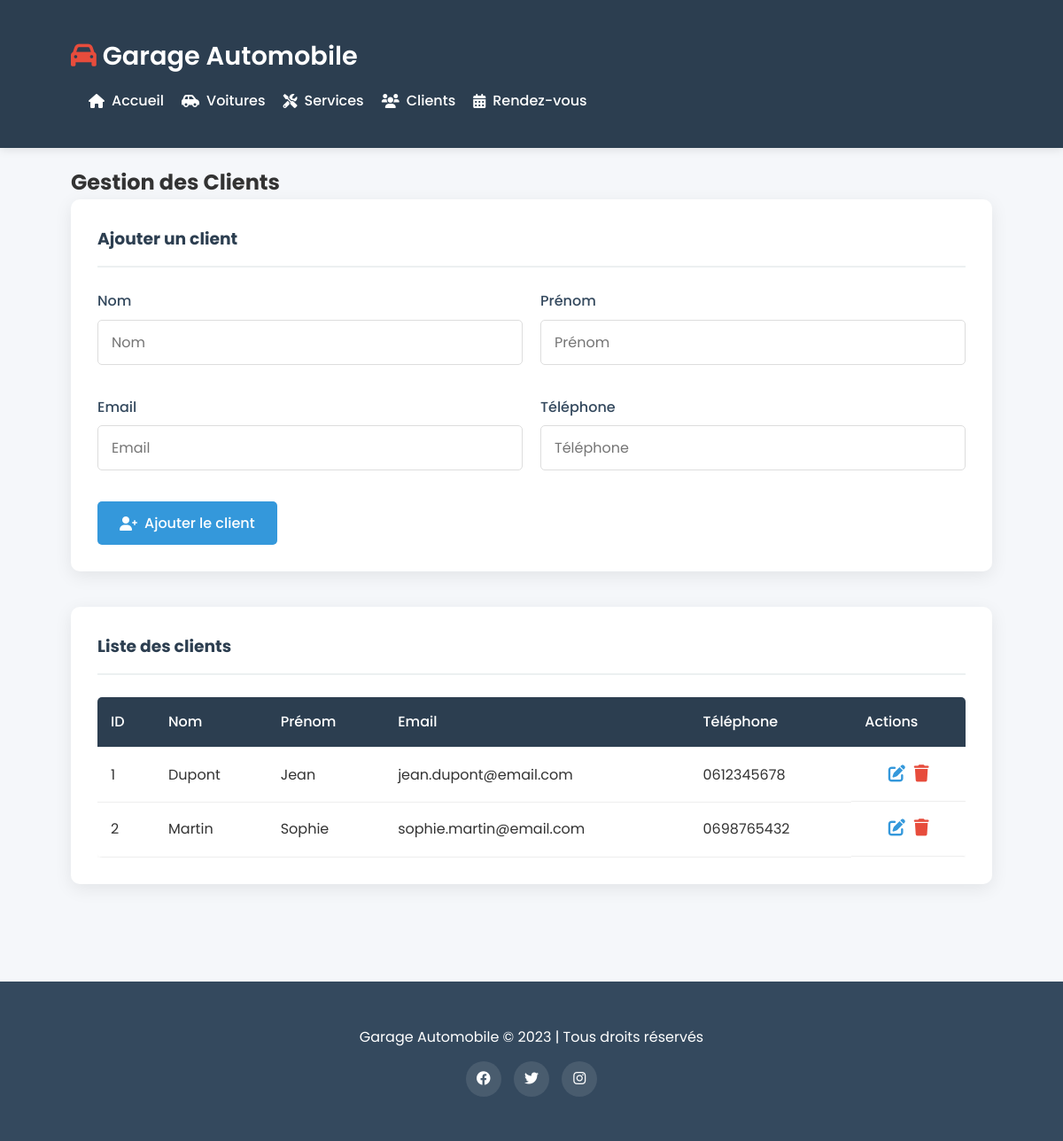
/clients.php, run on the app's committed database.
### tables this page shows
CREATE TABLE clients (
    id INT AUTO_INCREMENT PRIMARY KEY,
    nom VARCHAR(50) NOT NULL,
    prenom VARCHAR(50) NOT NULL,
    email VARCHAR(100) UNIQUE,
    telephone VARCHAR(20) NOT NULL
);

### web/clients.php (the view, shortened to what this page needs)
<?php
include 'includes/db.php';
include 'includes/header.php';
$stmt = $pdo->query("SELECT * FROM clients");
$clients = $stmt->fetchAll();
?>
<section id="clients">
    <h2>Gestion des Clients</h2>
    <div class="form-container">
        <h3>Ajouter un client</h3>
        <form method="POST">
            <div class="form-row">
                <div class="form-group">
                    <label>Nom</label>
                    <input type="text" name="nom" placeholder="Nom" required>
                </div>
                <div class="form-group">
                    <label>Prénom</label>
                    <input type="text" name="prenom" placeholder="Prénom" required>
                </div>
            </div>
            <div class="form-row">
                <div class="form-group">
                    <label>Email</label>
                    <input type="email" name="email" placeholder="Email">
                </div>
                <div class="form-group">
                    <label>Téléphone</label>
                    <input type="text" name="telephone" placeholder="Téléphone" required>
                </div>
            </div>
            <button type="submit" name="ajouter" class="btn">
                <i class="fas fa-user-plus"></i> Ajouter le client
            </button>
        </form>
    </div>
    <div class="table-container">
        <h3>Liste des clients</h3>
        <?php if ($clients): ?>
        <div class="table-responsive">
            <table>
                <thead>
                    <tr>
                        <th>ID</th>
                        <th>Nom</th>
                        <th>Prénom</th>
                        <th>Email</th>
                        <th>Téléphone</th>
                        <th>Actions</th>
                    </tr>
                </thead>
                <tbody>
                    <?php foreach ($clients as $client): ?>
                    <tr>
                        <td><?= $client['id'] ?></td>
                        <td><?= $client['nom'] ?></td>
                        <td><?= $client['prenom'] ?></td>
                        <td><?= $client['email'] ?></td>
                        <td><?= $client['telephone'] ?></td>
                        <td class="actions">
                            <a href="edit_client.php?id=<?= $client['id'] ?>" class="btn-edit">
                                <i class="fas fa-edit"></i>
                            </a>
                            <a href="delete_client.php?id=<?= $client['id'] ?>" class="btn-delete" onclick="return confirm('Confirmer la suppression?')">
                                <i class="fas fa-trash"></i>
                            </a>
                        </td>
                    </tr>
                    <?php endforeach; ?>
                </tbody>
            </table>
        </div>
        <?php else: ?>
            <p>Aucun client enregistré.</p>
        <?php endif; ?>
    </div>
</section>
<?php include 'includes/footer.php'; ?>

### web/assets/css/style.css (style rules this page uses)
:root { --primary: #2c3e50; --secondary: #3498db; --accent: #e74c3c; --light: #ecf0f1; --dark: #34495e; --success: #2ecc71; --warning: #f39c12; --danger: #e74c3c; --light-gray: #f5f7fa; --text: #333; }
* { margin: 0; padding: 0; box-sizing: border-box; font-family: 'Poppins', sans-serif; }
body { background-color: var(--light-gray); color: var(--text); line-height: 1.6; }
.btn { background: var(--secondary); color: white; border: none; padding: 12px 25px; border-radius: 5px; cursor: pointer; font-size: 16px; font-weight: 500; transition: all 0.3s; display: inline-flex; align-items: center; gap: 8px; text-decoration: none; }
.btn-edit { color: var(--secondary); text-decoration: none; font-size: 1.2rem; margin-right: 10px; }
.btn-delete { color: var(--danger); text-decoration: none; font-size: 1.2rem; }
.form-container, .table-container { background: white; padding: 30px; border-radius: 10px; box-shadow: 0 5px 20px rgba(0,0,0,0.08); margin-bottom: 40px; }
.form-container h3, .table-container h3 { margin-bottom: 25px; padding-bottom: 15px; border-bottom: 2px solid var(--light); color: var(--primary); }
.form-row { display: flex; gap: 20px; margin-bottom: 20px; }
.form-group { flex: 1; margin-bottom: 15px; }
.form-group label { display: block; margin-bottom: 8px; font-weight: 500; color: var(--dark); }
.form-group input, .form-group textarea, .form-group select { width: 100%; padding: 12px 15px; border: 1px solid #ddd; border-radius: 5px; font-size: 16px; transition: all 0.3s; }
table { width: 100%; border-collapse: collapse; background: white; box-shadow: 0 3px 10px rgba(0,0,0,0.05); border-radius: 5px; overflow: hidden; }
th, td { padding: 15px; text-align: left; border-bottom: 1px solid #eee; }
th { background: var(--primary); color: white; font-weight: 500; }
.actions { display: flex; justify-content: center; }
.table-responsive { overflow-x: auto; }

### data on the page
clients: id "1", nom "Dupont", prenom "Jean", email "jean.dupont@email.com", telephone "0612345678"
clients: id "2", nom "Martin", prenom "Sophie", email "sophie.martin@email.com", telephone "0698765432"
